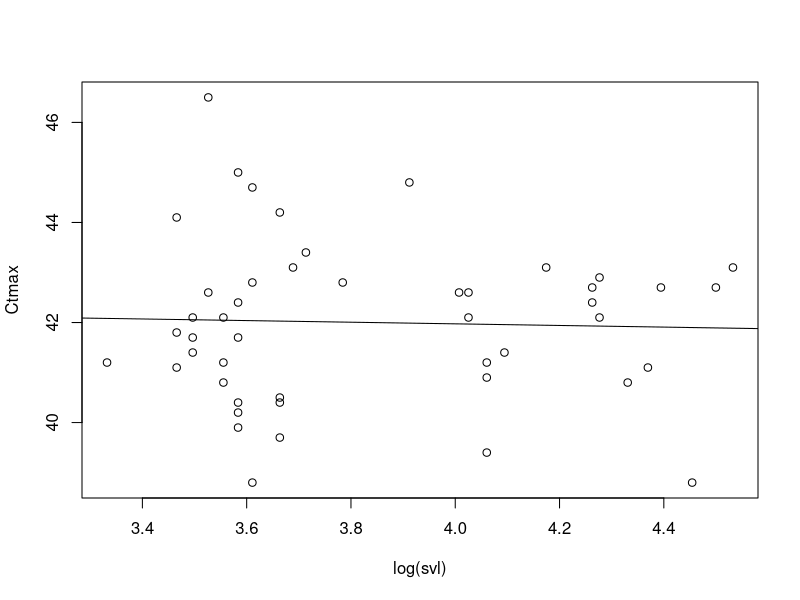
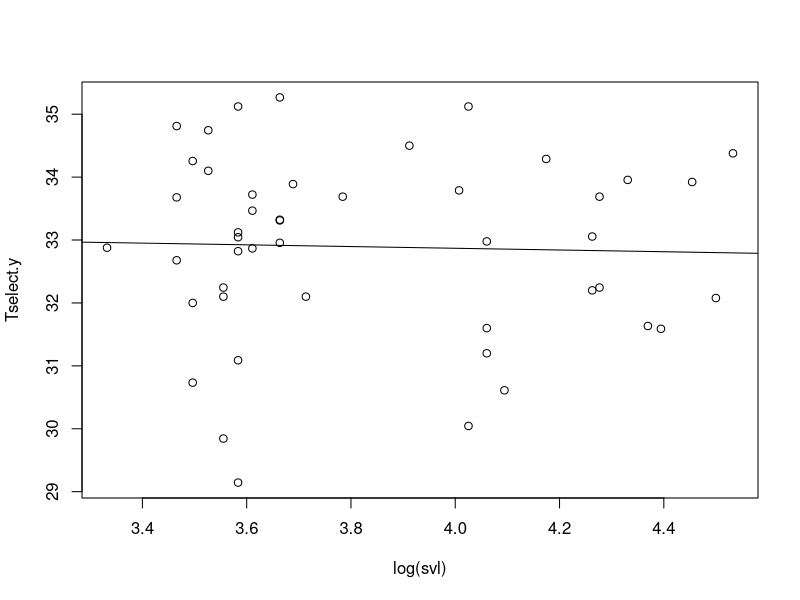
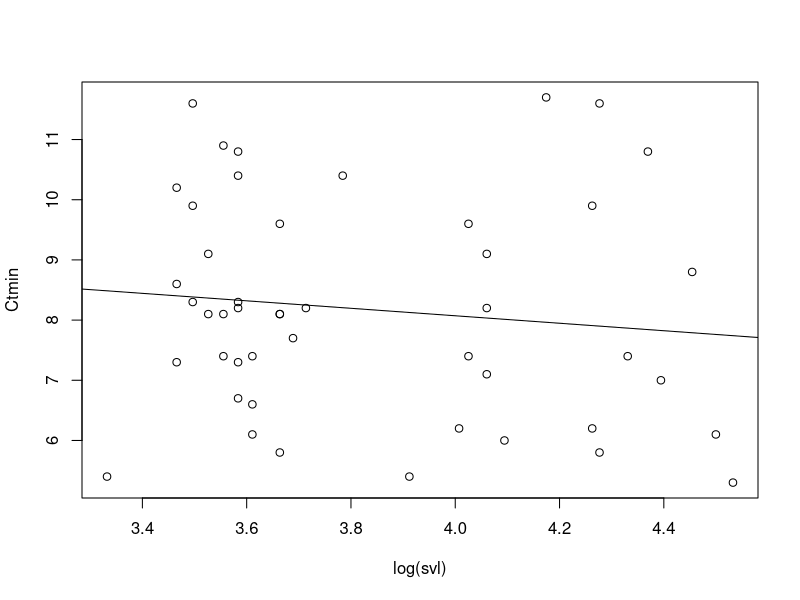
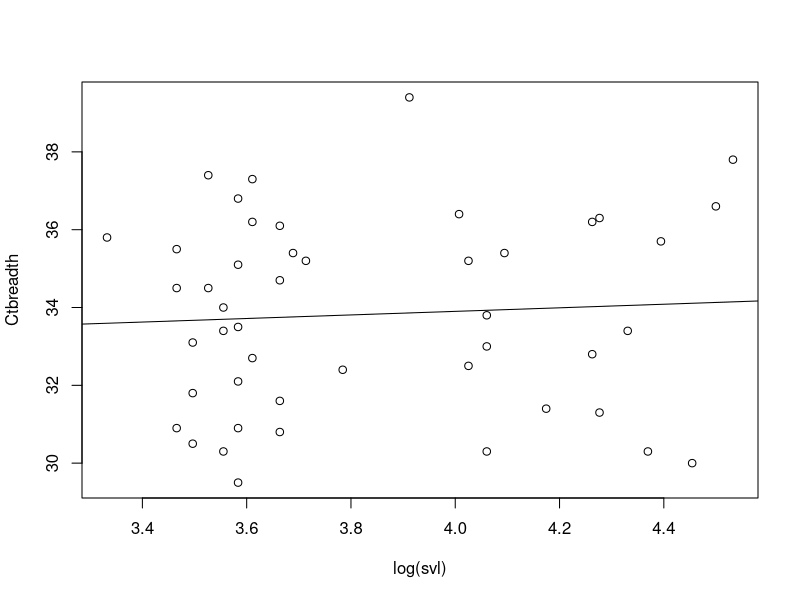

The R source for these figures, in order:
setwd("~/Desktop/Research/Dissertation Code and Data/Dissertation-Chapter-2")

library(ggplot2)
library(cowplot)
st.err = function(x) {sd(x)/sqrt(length(x))}

## Data Management ----
# Raw Data
data1<-read.csv("AaronTselect.csv")
# Calculate Tsel as mean of each individual's nine Tsel measurements
Tsel<-aggregate(Tselect~id, mean, data=data1)
data2<-merge(data1,Tsel, by="id")
data3<-aggregate(cbind(svl,mass,Ctmax,Ctmin,Tselect.y)~id+sex+Sex, max, data=data2)
data3.1=subset(data3, id!="1901" & id!="1910") # 1901 is a different population and 1910 is a major outlier for CTmin. 
# adding a CTbreadth column
data3.1$Ctbreadth<-data3.1$Ctmax-data3.1$Ctmin 
data3.1<-data3.1[, -2]

## Summaries and Statistics ----
mean(data3.1$Ctmax)
st.err(data3.1$Ctmax)
mean(data3.1$Tselect.y)
st.err(data3.1$Tselect.y)
mean(data3.1$Ctmin)
st.err(data3.1$Ctmin)
mean(data3.1$Ctbreadth)
st.err(data3.1$Ctbreadth)

# Linear Models
plot(Ctmax~log(svl), data=data3.1)
abline(lm(Ctmax~log(svl), data=data3.1))
summary(lm(Ctmax~log(svl), data=data3.1))

plot(Tselect.y~log(svl), data=data3.1)
abline(lm(Tselect.y~log(svl), data=data3.1))
summary(lm(Tselect.y~log(svl), data=data3.1))

plot(Ctmin~log(svl), data=data3.1)
abline(lm(Ctmin~log(svl), data=data3.1))
summary(lm(Ctmin~log(svl), data=data3.1))

plot(Ctbreadth~log(svl), data=data3.1)
abline(lm(Ctbreadth~log(svl), data=data3.1))
summary(lm(Ctbreadth~log(svl), data=data3.1))

## Figures ----
# CTmax
r1=ggplot(data=data3.1, aes(x=log(svl), y=Ctmax))+
  geom_point(data=data3.1, colour="#898989")+
  geom_smooth(method='lm', colour="black")+
  theme_bw()+
  theme(panel.grid.major=element_line(colour="#FFFFFF"),panel.grid.minor=element_line(colour="#FFFFFF"))+
  theme(axis.text.y=element_text(size=12))+
  theme(axis.text.x=element_text(size=12))+
  theme(axis.title.y=element_text(size=14, face="bold"))+
  theme(axis.title.x=element_text(size=14, face="bold"))+
  ylab("CTmax (°C)")+
  xlab("ln(SVL)")
# Tsel
r2=ggplot(data=data3.1, aes(x=log(svl), y=Tselect.y))+
  geom_point(data=data3.1, colour="#898989")+
  geom_smooth(method='lm', colour="black")+
  theme_bw()+
  theme(panel.grid.major=element_line(colour="#FFFFFF"),panel.grid.minor=element_line(colour="#FFFFFF"))+
  theme(axis.text.y=element_text(size=12))+
  theme(axis.text.x=element_text(size=12))+
  theme(axis.title.y=element_text(size=14, face="bold"))+
  theme(axis.title.x=element_text(size=14, face="bold"))+
  ylab("Tsel (°C)")+
  xlab("ln(SVL)")
# CTmin
r3=ggplot(data=data3.1, aes(x=log(svl), y=Ctmin))+
  geom_point(data=data3.1, colour="#898989")+
  geom_smooth(method='lm', colour="black")+
  theme_bw()+
  theme(panel.grid.major=element_line(colour="#FFFFFF"),panel.grid.minor=element_line(colour="#FFFFFF"))+
  theme(axis.text.y=element_text(size=12))+
  theme(axis.text.x=element_text(size=12))+
  theme(axis.title.y=element_text(size=14, face="bold"))+
  theme(axis.title.x=element_text(size=14, face="bold"))+
  ylab("CTmin (°C)")+
  xlab("ln(SVL)")
# Tbreadth
r4=ggplot(data=data3.1, aes(x=log(svl), y=Ctbreadth))+
  geom_point(data=data3.1, colour="#898989")+
  geom_smooth(method='lm', colour="black")+
  theme_bw()+
  theme(panel.grid.major=element_line(colour="#FFFFFF"),panel.grid.minor=element_line(colour="#FFFFFF"))+
  theme(axis.text.y=element_text(size=12))+
  theme(axis.text.x=element_text(size=12))+
  theme(axis.title.y=element_text(size=14, face="bold"))+
  theme(axis.title.x=element_text(size=14, face="bold"))+
  ylab("Tbreadth (°C)")+
  xlab("ln(SVL)")

Fig1=plot_grid(r1,r2,r3,r4,
               labels = "AUTO", ncol = 2, nrow = 2)
#save_plot("Fig1_ln.tiff", Regs, base_height=10, dpi=300)



